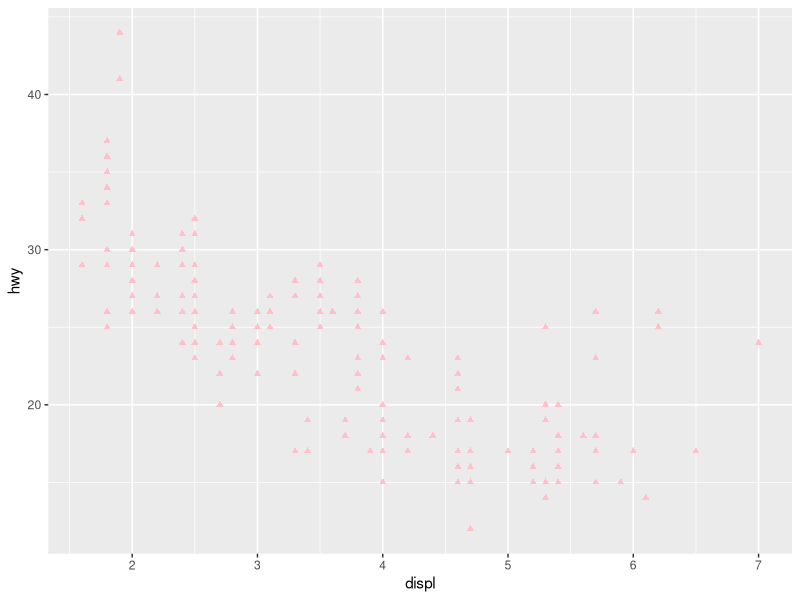
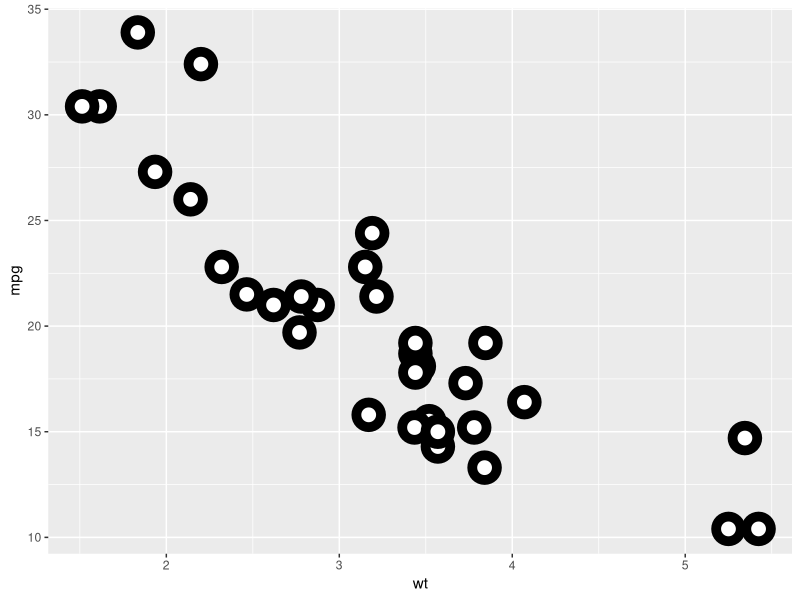
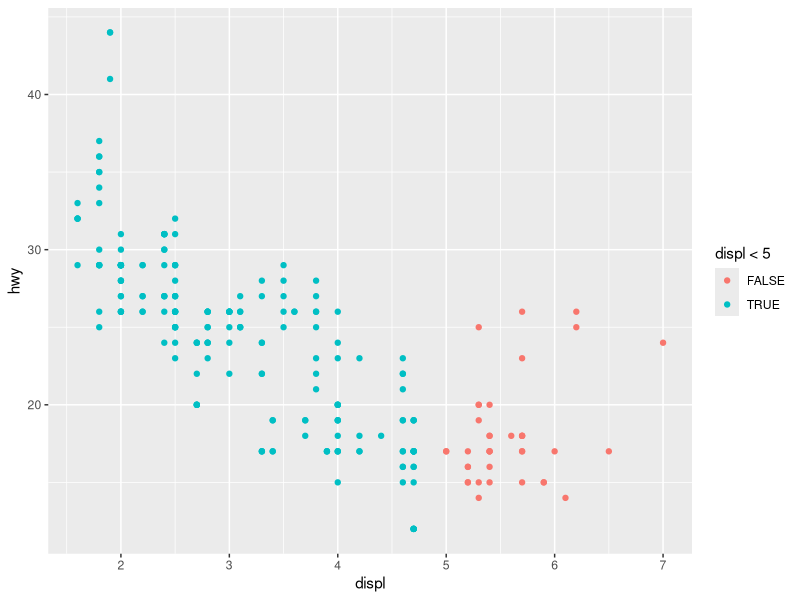
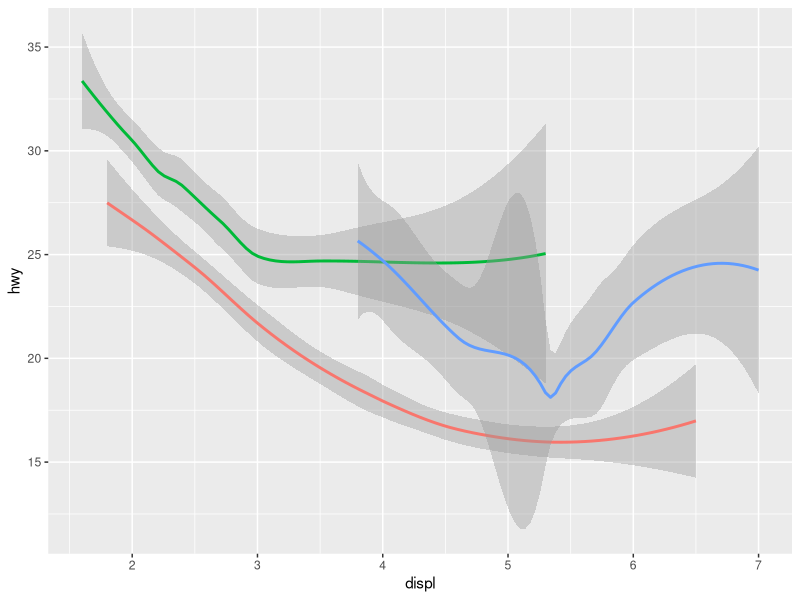
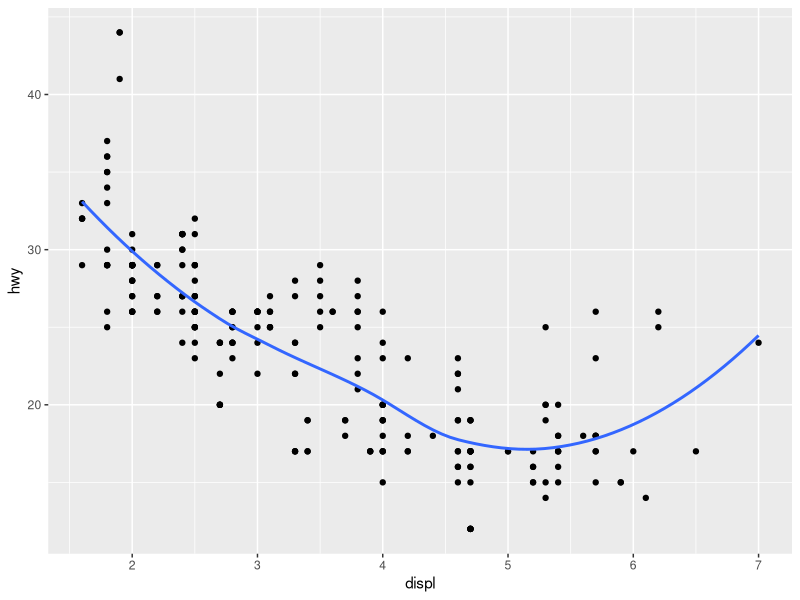
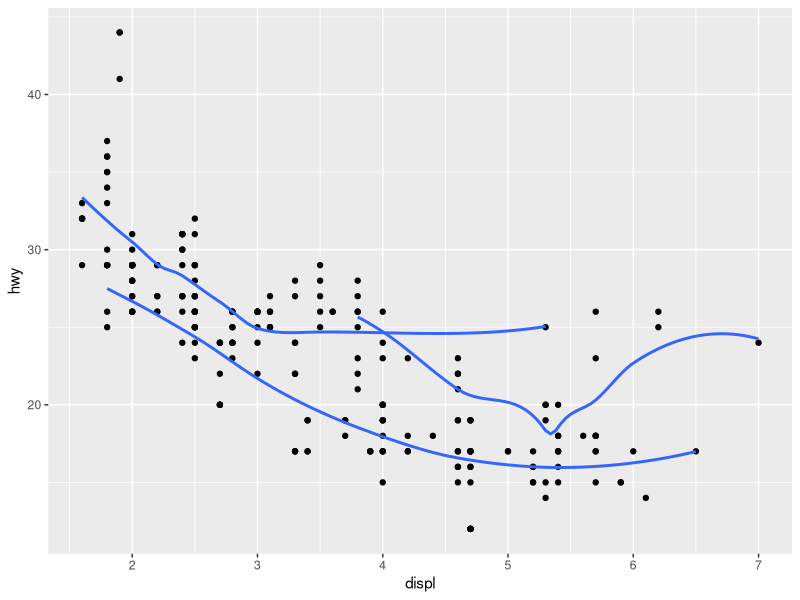
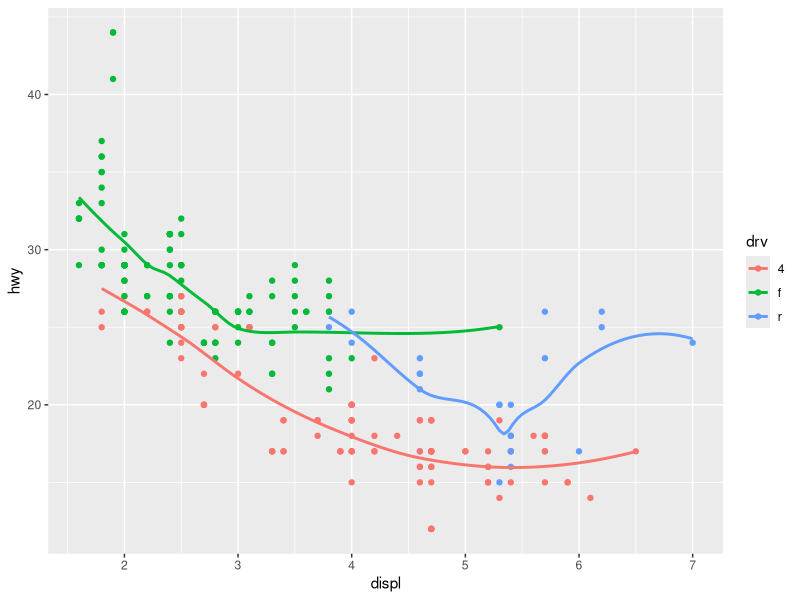
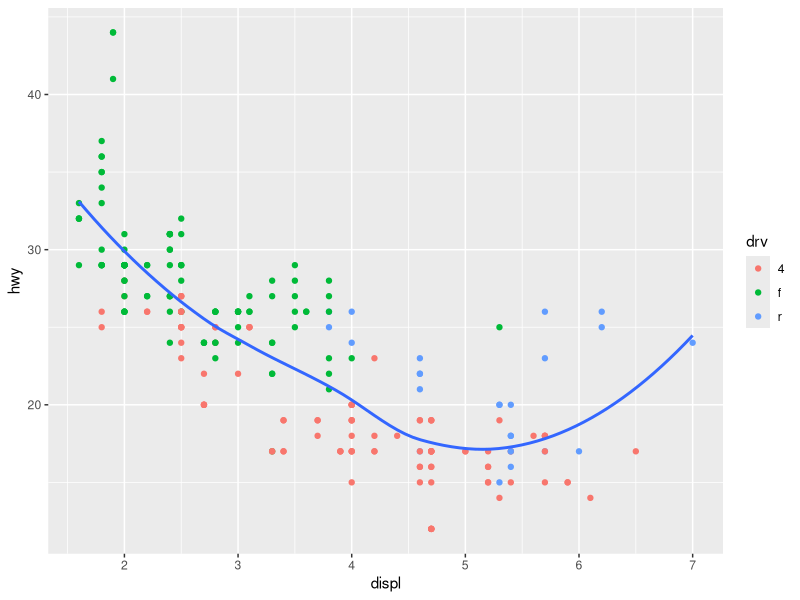

The R script that drew these images, in order:
## ---- chunk 1
knitr::opts_chunk$set(echo = TRUE)
library(tidyverse)
## ---- chunk 2
ggplot(mpg, aes(x = displ, y = hwy)) +
  geom_point(colour = "pink", shape = 17)
## ---- chunk 3
##ggplot(mpg) + 
##  geom_point(aes(x = displ, y = hwy, color = "blue"))
# When color is set within an `aes()`, it is attempting a variable mapping to determine the appearence. So in the above example, `color = "blue"` is mapping the color of each variable based off the "variable", "blue". (Similar to how color = class works. Of course "blue" is not really a variable. It is a single value. Class has a bunch of different values in which the color aesthetic can map to)
## ---- chunk 4
# Looking at an example from the documentation:

# For shapes that have a border (like 21), you can colour the inside and
# outside separately. Use the stroke aesthetic to modify the width of the
# border
ggplot(mtcars, aes(wt, mpg)) +
  geom_point(shape = 21, colour = "black", fill = "white", size = 5, stroke = 5)
## ---- chunk 5
ggplot(mpg, aes(x = displ, y = hwy, color = displ < 5)) + 
  geom_point()
# The following inequality `displ < 5` is either TRUE or FALSE. Thus this is a dichotomous mapping.
## ---- chunk 6
# geom_line() can be used to make a line graph with variables that make sense (time on x axis, some numeric quantity of y axis). Or we can use geom_smooth to create a "line chart" that is the line of best fit through all data points
##ggplot(mpg, aes(hwy, displ)) +
##  geom_smooth(se = FALSE)

##ggplot(mpg, aes(hwy, class)) +
##  geom_boxplot()

##ggplot(mpg, aes(hwy)) +
##  geom_histogram()

##ggplot(mpg, aes(x = hwy)) +
## geom_density()
## ---- chunk 7
ggplot(mpg, aes(x = displ, y = hwy)) +
  geom_smooth(aes(color = drv), show.legend = FALSE)
# It won't show the legend describing which color maps to which drv value from our data. If we remove it, the legend will show (as show.legend is TRUE by default). It was removed earlier likely for space reasons (We can see our graph abit better now). Most of the time, removal of a legend is due to the fact that each line is obvious and we don't need to explicity have a legend to make sense of the plot.
## ---- chunk 8
# By default se = TRUE, which means a 95% confidence interval will be added around our line of best fits.
## ---- chunk 9
ggplot(mpg, aes(displ, hwy)) +
  geom_point() +
  geom_smooth(se = FALSE)
## ---- chunk 10
ggplot(mpg, aes(displ, hwy)) +
  geom_point() +
  geom_smooth(aes(group = drv), se = FALSE)
## ---- chunk 11
ggplot(mpg, aes(displ, hwy, colour = drv)) +
  geom_point() +
  geom_smooth(se = FALSE)
## ---- chunk 12
ggplot(mpg, aes(displ, hwy)) +
  geom_point(aes(colour = drv)) +
  geom_smooth(se = FALSE)
## ---- chunk 13
ggplot(mpg, aes(displ, hwy)) +
  geom_point(aes(colour = drv)) +
  geom_smooth(aes(linetype = drv), se = FALSE)
## ---- chunk 14
ggplot(mpg, aes(displ, hwy, fill = drv)) +
  geom_point(shape = 21, size = 3, colour = "white", stroke = 3)
# Shapes 21-24 have a border of colour and are filled with fill.
## ---- chunk 15
ggplot(diamonds, aes(x = depth, y = price)) + 
  geom_point() +
  facet_wrap(~carat)
# It appears facet_wrap doesn't care if you use a continuous variable and forcefully wraps it anyway
## ---- chunk 16
# The above code mentioned is as follows:
ggplot(mpg, aes(x = displ, y = hwy)) + 
  geom_point() + 
  facet_grid(drv ~ cyl, scales = "free_y")
# The empty celss tells us there are no data points for certain drv and cyl combinations. For example, in the dataset there are no 5 cylinder 4 wheel drive vehicles.

# Related plot:
ggplot(mpg) + 
  geom_point(aes(x = drv, y = cyl))
# We see a similar result here. No points for 5 cylinder 4 wheel drive, etc. facet wrap makes this result, arguably easier to see.
## ---- chunk 17
##ggplot(mpg) + 
##  geom_point(aes(x = displ, y = hwy)) +
##  facet_grid(drv ~ .)

##ggplot(mpg) + 
##  geom_point(aes(x = displ, y = hwy)) +
##  facet_grid(. ~ cyl)

# The . in this context appears to be a placeholder for whether we want our faceted variable (such as drv and cylinder) to be faceted by rows or columns
## ---- chunk 18
ggplot(mpg) + 
  geom_point(aes(x = displ, y = hwy)) + 
  facet_wrap(~ class, nrow = 2)
# Some advantages over coloring are that it is easier to separate between each class of vehicle. This advantage is even more obvious with a larger dataset where looking for differences between colours will be difficult (And the legend even bigger).
# Some disadvantages are since they aren't all on the same plot, differences between each class of vehicles, datawise, is harder to distinguish. Adding to this point, as each subplot is forced to be more compact, it is harder to see any relationships in the data. This disadvantage is amplied with larger datasets.
## ---- chunk 19
# nrow and ncol are self-explanatory. Other arguments are things like `scales` which are related to the x & y axis. The `dir` argument defines how each subplot is added to the overall plot. For example "h" will add subplots horizontally (Left to right), while "v" adds them vertically (Top to bottom). This is easier to see with an example below:

ggplot(mpg) + 
  geom_point(aes(x = displ, y = hwy)) + 
  facet_wrap(~ class, dir = "h")

ggplot(mpg) + 
  geom_point(aes(x = displ, y = hwy)) + 
  facet_wrap(~ class, dir = "v")

# `facet_grid()` doesn't have nrow and ncol arguments since the two variables we choose within facet_grid will define the number of rows and number of columns. For example if we have a row variable with two possible values, and a column variable with three possible values, it will produce an overall plot with 6 subplots (2 x 3 = 6), with 2 rows and 3 columns. It cannot take imposed nrow and ncol arguments as this breaks the pairings between the x axis and y axis.
## ---- chunk 20
ggplot(mpg, aes(x = displ)) + 
  geom_histogram() + 
  facet_grid(drv ~ .)

ggplot(mpg, aes(x = displ)) + 
  geom_histogram() +
  facet_grid(. ~ drv)

# I would argue the first, since engine size, the primary focus of our plot, is easier to compare between different drive trains due to them all using the same x axis, unlike the second plot which uses the same y axis but not the same x axis. The width of each bin is easier to see as well.
# Care should be taken to consider whether the most important variable we want to compare between facets, (in this case its displ) should be using only a singular axis (preferred) rather than multiple of the same axes.
## ---- chunk 21
ggplot(mpg) + 
  geom_point(aes(x = displ, y = hwy)) +
  facet_grid(drv ~ .)

ggplot(mpg) + 
  geom_point(aes(x = displ, y = hwy)) +
  facet_wrap(~drv, dir = "v", strip.position = "right")
## ---- chunk 22
# The default geom is geom_pointrange. (It is called "pointrange" only in the documentation since its stripped of the geom prefix)

ggplot(diamonds) + 
  stat_summary(
    aes(x = cut, y = depth),
    fun.min = min,
    fun.max = max,
    fun = median
  )

ggplot(diamonds) +
  geom_pointrange(
    aes(x = cut, y = depth),
    stat = "summary",
    fun.min = min,
    fun.max = max,
    fun = median
  )
## ---- chunk 23
# geom_bar() makes the height of the bar proportional to the number of cases in each group. If you want the heights of the bars to represent values in the data, use geom_col() instead. geom_bar() uses stat_count() by default: it counts the number of cases at each x position. geom_col() uses stat_identity(): it leaves the data as is. Here are some examples:

ggplot(diamonds, aes(x = cut)) + 
  geom_bar()

diamonds_plus <- diamonds |> 
  mutate(
    med_depth = median(depth, na.rm = TRUE),
    .by = cut
  ) |> 
  summarize(
    n = n(),
    .by = c(cut, med_depth)
  )

ggplot(diamonds_plus, aes(cut, med_depth)) +
geom_col()

df <- data.frame(trt = c("a", "b", "c"), outcome = c(2.3, 1.9, 3.2))
ggplot(df, aes(trt, outcome)) +
  geom_col()
## ---- chunk 24
# `geom_bar`,  with `stat = "count"`. `geom_hist`, `geom_freqpoly` with `stat = "bin"` etc. The geoms uses a relevant stat based off what data is generally being supplied to each geom. So for example we usually use geom_bar if we have discrete data which is best fit for stat = "count". Similar argument for geom_hist & geom_freqpoly since they are supplied continous data they use stat = "bin" instead.
## ---- chunk 25
# stat_smooth() provides the following variables, some of which depend on the orientation:
# after_stat(y) or after_stat(x)
# Predicted value.
# 
# after_stat(ymin) or after_stat(xmin)
# Lower pointwise confidence interval around the mean.
# 
# after_stat(ymax) or after_stat(xmax)
# Upper pointwise confidence interval around the mean.
# 
# after_stat(se)
# Standard error.


# Some of the arguments that control its behaviour are the following:
# method = NULL,
# formula = NULL,
# se = TRUE,
# n = 80,
# span = 0.75,
# fullrange = FALSE,
# level = 0.95,
# method.args = list(),
# na.rm = FALSE,
# orientation = NA,
# show.legend = NA,
# inherit.aes = TRUE
## ---- chunk 26
# after_stat is an expression using the variables calculated by the stat. So in this case since we are using `geom_bar` it will calculate respective proportions based off `stat_count`.
ggplot(diamonds, aes(x = cut, y = after_stat(prop), group = 1)) + 
  geom_bar()

# The bars are not grouped together because the group aesthetic is not set. As a result, each bar is treated as an individual entity, and the heights of the bars represent the proportion of each category within its own group. Since there is no grouping, the proportions are calculated independently for each bar, which leads to incorrect proportions being displayed, which is whatever the highest prop value is as its only comparing proportion values with itself. (Value of 1 for first plot, 7 for second plot)
ggplot(diamonds, aes(x = cut, y = after_stat(prop))) + 
  geom_bar()
ggplot(diamonds, aes(x = cut, fill = color, y = after_stat(prop))) + 
  geom_bar()
## ---- chunk 27
ggplot(mpg, aes(x = cty, y = hwy)) + 
  geom_point()
# There might be overlapping points which are possibly overlapping certain interesting information about our data. Lets add some randomness to our points

ggplot(mpg, aes(x = cty, y = hwy)) + 
  geom_jitter()
# As we can see this is a big improvement. There are clearly a lot more points towards the lower end of cty and hwy but not for the higher end. More care should be taken when analysing trends beyond combined cty and hwy values of (25, 30) for example
## ---- chunk 28
ggplot(mpg, aes(x = displ, y = hwy)) +
  geom_point()
ggplot(mpg, aes(x = displ, y = hwy)) +
  geom_point(position = "identity")
# In terms of the plots, visually there is no difference between either of them. However, adding the argument `position = "identity"` might be good code practice when making plots which involve overlapping data to inform the user running the code.
## ---- chunk 29
# width and height control the amount of jitter. From the documentation:

# width, height:	
# Amount of vertical and horizontal jitter. The jitter is added in both positive and negative directions, so the total spread is twice the value specified here.
# If omitted, defaults to 40% of the resolution of the data: this means the jitter values will occupy 80% of the implied bins. Categorical data is aligned on the integers, so a width or height of 0.5 will spread the data so it's not possible to see the distinction between the categories.

# Lets see these arguments in action with some examples:

ggplot(mpg, aes(x = displ, y = hwy)) +
  geom_jitter()
ggplot(mpg, aes(x = displ, y = hwy)) +
  geom_jitter(width = 1)
ggplot(mpg, aes(x = displ, y = hwy)) +
  geom_jitter(height = 1)
ggplot(mpg, aes(x = displ, y = hwy)) +
  geom_jitter(width = 0.5, height = 2)
## ---- chunk 30
ggplot(mpg, aes(x = displ, y = hwy)) +
  geom_count()

ggplot(mpg, aes(x = displ, y = hwy)) +
  geom_jitter()

# `geom_count()` creates a legend displaying a rough estimate of how much overlapping we have on particular points. This can also be useful to visually identify how much overlapping we have at each point without sacrificing the accuracy of where the points should be displayed unlike with `geom_jitter()`. However with plots where data points are very close together, I imagine geom_count is not as good as there could be a lot of overlap between points, again obscuring overlapping of the data. Also since geom_count creates "buckets" of data (In the above example we have n = 2.5, 5, etc.), if there are many different "buckets" it can get a bit overwhelming visually.
## ---- chunk 31
# Default position is "dodge2"
ggplot(mpg, aes(class, hwy)) +
  geom_boxplot(aes(colour = drv))
# So each boxplot relating class, hwy and their respective drv is automatically shown close to each other, as is the expected behaviour of position adjustment "dodge"
## ---- chunk 32
ggplot(mpg, aes(x = drv, fill = class)) + 
  geom_bar() +
  coord_polar()
## ---- chunk 33
nz <- map_data("nz")

ggplot(nz, aes(x = long, y = lat, group = group)) +
  geom_polygon(fill = "white", color = "black")

ggplot(nz, aes(x = long, y = lat, group = group)) +
  geom_polygon(fill = "white", color = "black") +
  coord_quickmap()

# Without looking at any documentation, at first glance `coord_quickmap()` appears to have a much more accurate aspect ratio which represents New Zealand much better.
# coord_map() projects a portion of the earth, which is approximately spherical, onto a flat 2D plane using any projection defined by the mapproj package. Map projections do not, in general, preserve straight lines, so this requires considerable computation. coord_quickmap() is a quick approximation that does preserve straight lines. It works best for smaller areas closer to the equator.
## ---- chunk 34
ggplot(data = mpg, mapping = aes(x = cty, y = hwy)) +
  geom_point() + 
  geom_abline() +
  coord_fixed()

# As city miles per gallon goes up, highway miles per gallon also increases
# `coord_fixed()` is important as it forces a better specified ratio between the x-axis and y-axis. The ratio is 1:1 (each unit increase in the x-axis is the same distance as each unit increase in the y-axis). This gives us a much better representation of the relationship between cty and hwy
# `geom_abline()` adds a diagonal line through the plot which goes through the origin point. This helps us see that as each unit increase in cty there is a higher proportionate increase in hwy (as all data points are above the diagonal)
